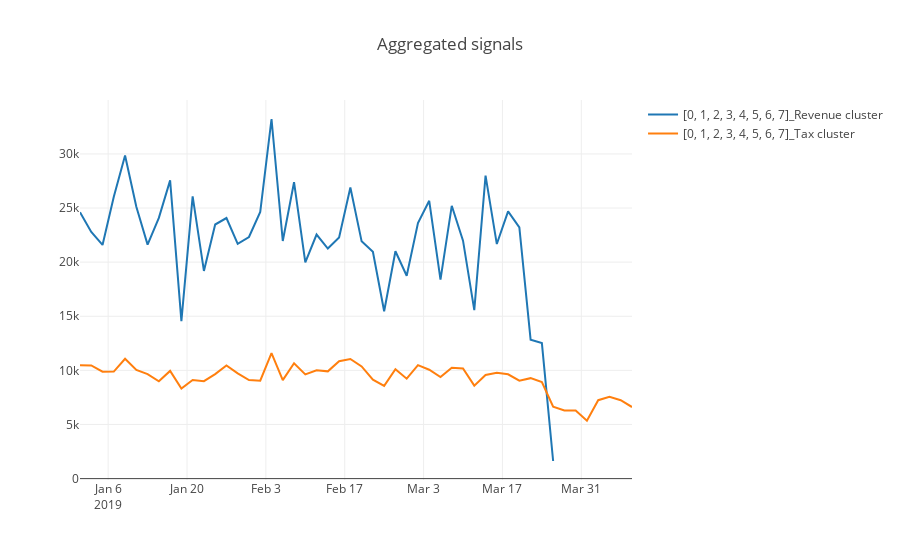

This figure's notebook cell:
### Markdown cell above
## Tax vs. Revenue based on FA Names

### Code cell
constructSignals(df_all, query=[{"select": [0, 1, 2, 3, 4, 5, 6, 7], 
                              "_with": {"FA_Name": "Revenue"}}, 
                                {"select": [0, 1, 2, 3, 4, 5, 6, 7], "_with": {"FA_Name": "Tax"}}], on="label", agg_period="2D", vis_type="line")
